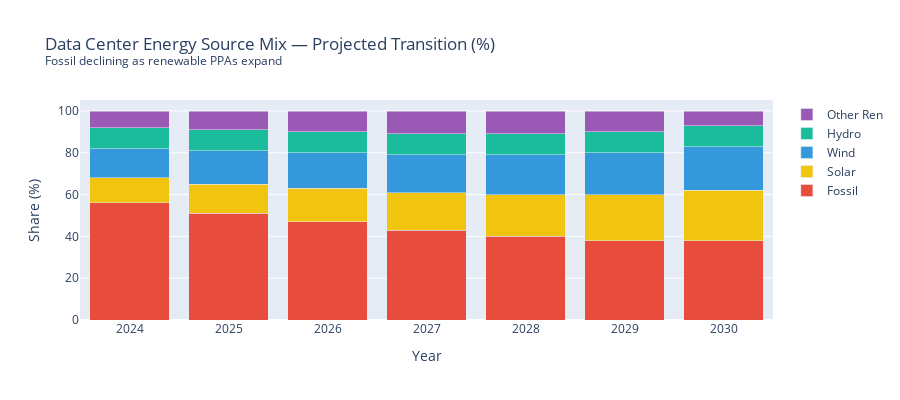

The cell this chart's notebook holds for it:
### Code cell
# ── Projected energy mix transition ─────────────────────────────────────────
mix = pd.DataFrame({
    'Year':      years,
    'Fossil':    [56, 51, 47, 43, 40, 38, 38],
    'Solar':     [12, 14, 16, 18, 20, 22, 24],
    'Wind':      [14, 16, 17, 18, 19, 20, 21],
    'Hydro':     [10, 10, 10, 10, 10, 10, 10],
    'Other Ren': [ 8, 9, 10, 11, 11, 10, 7],
})

fig = go.Figure()
energy_colors = {'Fossil':'#e74c3c','Solar':'#f1c40f','Wind':'#3498db',
                 'Hydro':'#1abc9c','Other Ren':'#9b59b6'}

for col, color in energy_colors.items():
    fig.add_trace(go.Bar(x=mix['Year'], y=mix[col], name=col,
                         marker_color=color))

fig.update_layout(
    barmode='stack',
    title='Data Center Energy Source Mix — Projected Transition (%)<br><sup>Fossil declining as renewable PPAs expand</sup>',
    xaxis_title='Year', yaxis_title='Share (%)',
    height=400,
)
fig.show()

### Figure 1 — Plotly figure (JSON) as saved in the notebook; plotly's stock layout.template omitted (floating-point values rounded to 4 significant figures)
{"data": [{"marker": {"color": "#e74c3c"}, "name": "Fossil", "type": "bar", "x": [2024, 2025, 2026, 2027, 2028, 2029, 2030], "y": [56, 51, 47, 43, 40, 38, 38]}, {"marker": {"color": "#f1c40f"}, "name": "Solar", "type": "bar", "x": [2024, 2025, 2026, 2027, 2028, 2029, 2030], "y": [12, 14, 16, 18, 20, 22, 24]}, {"marker": {"color": "#3498db"}, "name": "Wind", "type": "bar", "x": [2024, 2025, 2026, 2027, 2028, 2029, 2030], "y": [14, 16, 17, 18, 19, 20, 21]}, {"marker": {"color": "#1abc9c"}, "name": "Hydro", "type": "bar", "x": [2024, 2025, 2026, 2027, 2028, 2029, 2030], "y": [10, 10, 10, 10, 10, 10, 10]}, {"marker": {"color": "#9b59b6"}, "name": "Other Ren", "type": "bar", "x": [2024, 2025, 2026, 2027, 2028, 2029, 2030], "y": [8, 9, 10, 11, 11, 10, 7]}], "layout": {"barmode": "stack", "height": 400, "title": {"text": "Data Center Energy Source Mix — Projected Transition (%)<br><sup>Fossil declining as renewable PPAs expand</sup>"}, "xaxis": {"title": {"text": "Year"}}, "yaxis": {"title": {"text": "Share (%)"}}}}
